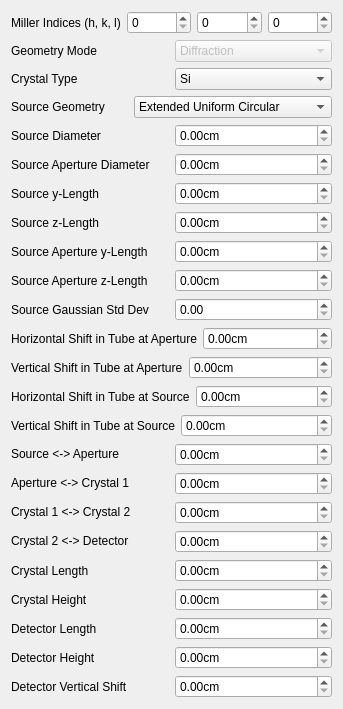
           <widget class="QWidget" name="scrollAreaWidgetContents_2">
            <property name="geometry">
             <rect>
              <x>0</x>
              <y>-474</y>
              <width>343</width>
              <height>690</height>
             </rect>
            </property>
            <layout class="QVBoxLayout" name="verticalLayout_5">
             <item>
              <layout class="QHBoxLayout" name="horizontalLayout_81">
               <item>
                <widget class="QLabel" name="sg_label_66">
                 <property name="text">
                  <string>Miller Indices (h, k, l)</string>
                 </property>
                </widget>
               </item>
               <item>
                <widget class="QSpinBox" name="spinBox_5"/>
               </item>
               <item>
                <widget class="QSpinBox" name="spinBox_6"/>
               </item>
               <item>
                <widget class="QSpinBox" name="spinBox_7"/>
               </item>
              </layout>
             </item>
             <item>
              <layout class="QHBoxLayout" name="horizontalLayout_82">
               <item>
                <widget class="QLabel" name="sg_label_78">
                 <property name="text">
                  <string>Geometry Mode</string>
                 </property>
                </widget>
               </item>
               <item>
                <widget class="QComboBox" name="src_geometry_5">
                 <property name="enabled">
                  <bool>false</bool>
                 </property>
                 <item>
                  <property name="text">
                   <string>Diffraction</string>
                  </property>
                 </item>
                 <item>
                  <property name="text">
                   <string>Transmission</string>
                  </property>
                 </item>
                </widget>
               </item>
              </layout>
             </item>
             <item>
              <layout class="QHBoxLayout" name="horizontalLayout_83">
               <item>
                <widget class="QLabel" name="sg_label_79">
                 <property name="text">
                  <string>Crystal Type</string>
                 </property>
                </widget>
               </item>
               <item>
                <widget class="QComboBox" name="src_geometry_6">
                 <property name="enabled">
                  <bool>true</bool>
                 </property>
                 <item>
                  <property name="text">
                   <string>Si</string>
                  </property>
                 </item>
                 <item>
                  <property name="text">
                   <string>Ge</string>
                  </property>
                 </item>
                </widget>
               </item>
              </layout>
             </item>
             <item>
              <layout class="QHBoxLayout" name="horizontalLayout_5">
               <item>
                <widget class="QLabel" name="sg_label">
                 <property name="text">
                  <string>Source Geometry</string>
                 </property>
                </widget>
               </item>
               <item>
                <widget class="QComboBox" name="src_geometry">
                 <item>
                  <property name="text">
                   <string>Extended Uniform Circular</string>
                  </property>
                 </item>
                 <item>
                  <property name="text">
                   <string>Extended Uniform Rectangular</string>
                  </property>
                 </item>
                 <item>
                  <property name="text">
                   <string>Point</string>
                  </property>
                 </item>
                 <item>
                  <property name="text">
                   <string>Extended Gaussian</string>
                  </property>
                 </item>
                </widget>
               </item>
              </layout>
             </item>
             <item>
              <layout class="QHBoxLayout" name="horizontalLayout_17">
               <item>
                <widget class="QLabel" name="sg_label_13">
                 <property name="text">
                  <string>Source Diameter</string>
                 </property>
                </widget>
               </item>
               <item>
                <widget class="QDoubleSpinBox" name="src_aprt_11">
                 <property name="suffix">
                  <string>cm</string>
                 </property>
                 <property name="decimals">
                  <number>2</number>
                 </property>
                 <property name="maximum">
                  <double>9999.000000000000000</double>
                 </property>
                </widget>
               </item>
              </layout>
             </item>
             <item>
              <layout class="QHBoxLayout" name="horizontalLayout_18">
               <item>
                <widget class="QLabel" name="sg_label_14">
                 <property name="text">
                  <string>Source Aperture Diameter</string>
                 </property>
                </widget>
               </item>
               <item>
                <widget class="QDoubleSpinBox" name="src_aprt_12">
                 <property name="suffix">
                  <string>cm</string>
                 </property>
                 <property name="decimals">
                  <number>2</number>
                 </property>
                 <property name="maximum">
                  <double>9999.000000000000000</double>
                 </property>
                </widget>
               </item>
              </layout>
             </item>
             <item>
              <layout class="QHBoxLayout" name="horizontalLayout_24">
               <item>
                <widget class="QLabel" name="sg_label_20">
                 <property name="text">
                  <string>Source y-Length</string>
                 </property>
                </widget>
               </item>
               <item>
                <widget class="QDoubleSpinBox" name="src_aprt_18">
                 <property name="suffix">
                  <string>cm</string>
                 </property>
                 <property name="decimals">
                  <number>2</number>
                 </property>
                 <property name="maximum">
                  <double>9999.000000000000000</double>
                 </property>
                </widget>
               </item>
              </layout>
             </item>
             <item>
              <layout class="QHBoxLayout" name="horizontalLayout_25">
               <item>
                <widget class="QLabel" name="sg_label_21">
                 <property name="text">
                  <string>Source z-Length</string>
                 </property>
                </widget>
               </item>
               <item>
                <widget class="QDoubleSpinBox" name="src_aprt_19">
                 <property name="suffix">
                  <string>cm</string>
                 </property>
                 <property name="decimals">
                  <number>2</number>
                 </property>
                 <property name="maximum">
                  <double>9999.000000000000000</double>
                 </property>
                </widget>
               </item>
              </layout>
             </item>
             <item>
              <layout class="QHBoxLayout" name="horizontalLayout_26">
               <item>
                <widget class="QLabel" name="sg_label_22">
                 <property name="text">
                  <string>Source Aperture y-Length</string>
                 </property>
                </widget>
               </item>
               <item>
                <widget class="QDoubleSpinBox" name="src_aprt_20">
                 <property name="suffix">
                  <string>cm</string>
                 </property>
                 <property name="decimals">
                  <number>2</number>
                 </property>
                 <property name="maximum">
                  <double>9999.000000000000000</double>
                 </property>
                </widget>
               </item>
              </layout>
             </item>
             <item>
              <layout class="QHBoxLayout" name="horizontalLayout_27">
               <item>
                <widget class="QLabel" name="sg_label_23">
                 <property name="text">
                  <string>Source Aperture z-Length</string>
                 </property>
                </widget>
               </item>
               <item>
                <widget class="QDoubleSpinBox" name="src_aprt_21">
                 <property name="suffix">
                  <string>cm</string>
                 </property>
                 <property name="decimals">
                  <number>2</number>
                 </property>
                 <property name="maximum">
                  <double>9999.000000000000000</double>
                 </property>
                </widget>
               </item>
              </layout>
             </item>
             <item>
              <layout class="QHBoxLayout" name="horizontalLayout_19">
               <item>
                <widget class="QLabel" name="sg_label_15">
                 <property name="text">
                  <string>Source Gaussian Std Dev</string>
                 </property>
                </widget>
               </item>
               <item>
                <widget class="QDoubleSpinBox" name="src_aprt_13">
                 <property name="suffix">
                  <string/>
                 </property>
                 <property name="decimals">
                  <number>2</number>
                 </property>
                 <property name="maximum">
                  <double>9999.000000000000000</double>
                 </property>
                </widget>
               </item>
              </layout>
             </item>
             <item>
              <layout class="QHBoxLayout" name="horizontalLayout_20">
               <item>
                <widget class="QLabel" name="sg_label_16">
                 <property name="text">
                  <string>Horizontal Shift in Tube at Aperture</string>
                 </property>
                </widget>
               </item>
               <item>
                <widget class="QDoubleSpinBox" name="src_aprt_14">
                 <property name="suffix">
                  <string>cm</string>
                 </property>
                 <property name="decimals">
                  <number>2</number>
                 </property>
                 <property name="maximum">
                  <double>9999.000000000000000</double>
                 </property>
                </widget>
               </item>
              </layout>
             </item>
             <item>
              <layout class="QHBoxLayout" name="horizontalLayout_21">
               <item>
                <widget class="QLabel" name="sg_label_17">
                 <property name="text">
                  <string>Vertical Shift in Tube at Aperture</string>
                 </property>
                </widget>
               </item>
               <item>
                <widget class="QDoubleSpinBox" name="src_aprt_15">
                 <property name="suffix">
                  <string>cm</string>
                 </property>
                 <property name="decimals">
                  <number>2</number>
                 </property>
                 <property name="maximum">
                  <double>9999.000000000000000</double>
                 </property>
                </widget>
               </item>
              </layout>
             </item>
             <item>
              <layout class="QHBoxLayout" name="horizontalLayout_22">
               <item>
                <widget class="QLabel" name="sg_label_18">
                 <property name="text">
                  <string>Horizontal Shift in Tube at Source</string>
                 </property>
                </widget>
               </item>
               <item>
                <widget class="QDoubleSpinBox" name="src_aprt_16">
                 <property name="suffix">
                  <string>cm</string>
                 </property>
                 <property name="decimals">
                  <number>2</number>
                 </property>
                 <property name="maximum">
                  <double>9999.000000000000000</double>
                 </property>
                </widget>
               </item>
              </layout>
             </item>
             <item>
              <layout class="QHBoxLayout" name="horizontalLayout_23">
               <item>
                <widget class="QLabel" name="sg_label_19">
                 <property name="text">
                  <string>Vertical Shift in Tube at Source</string>
                 </property>
                </widget>
               </item>
               <item>
                <widget class="QDoubleSpinBox" name="src_aprt_17">
                 <property name="suffix">
                  <string>cm</string>
                 </property>
                 <property name="decimals">
                  <number>2</number>
                 </property>
                 <property name="maximum">
                  <double>9999.000000000000000</double>
                 </property>
                </widget>
               </item>
              </layout>
             </item>
             <item>
              <layout class="QHBoxLayout" name="horizontalLayout_6">
               <item>
                <widget class="QLabel" name="sg_label_2">
                 <property name="text">
                  <string>Source &lt;-&gt; Aperture</string>
                 </property>
                </widget>
               </item>
               <item>
                <widget class="QDoubleSpinBox" name="src_aprt">
                 <property name="suffix">
                  <string>cm</string>
                 </property>
                 <property name="decimals">
                  <number>2</number>
                 </property>
                 <property name="maximum">
                  <double>9999.000000000000000</double>
                 </property>
                </widget>
               </item>
              </layout>
             </item>
             <item>
              <layout class="QHBoxLayout" name="horizontalLayout_7">
               <item>
                <widget class="QLabel" name="sg_label_3">
                 <property name="text">
                  <string>Aperture &lt;-&gt; Crystal 1</string>
                 </property>
                </widget>
               </item>
               <item>
                <widget class="QDoubleSpinBox" name="src_aprt_2">
                 <property name="suffix">
                  <string>cm</string>
                 </property>
                 <property name="decimals">
                  <number>2</number>
                 </property>
                 <property name="maximum">
                  <double>9999.000000000000000</double>
                 </property>
                </widget>
               </item>
              </layout>
             </item>
             <item>
              <layout class="QHBoxLayout" name="horizontalLayout_8">
               <item>
                <widget class="QLabel" name="sg_label_4">
                 <property name="text">
                  <string>Crystal 1 &lt;-&gt; Crystal 2</string>
                 </property>
                </widget>
               </item>
               <item>
                <widget class="QDoubleSpinBox" name="src_aprt_3">
                 <property name="suffix">
                  <string>cm</string>
                 </property>
                 <property name="decimals">
                  <number>2</number>
                 </property>
                 <property name="maximum">
                  <double>9999.000000000000000</double>
                 </property>
                </widget>
               </item>
              </layout>
             </item>
             <item>
              <layout class="QHBoxLayout" name="horizontalLayout_9">
               <item>
                <widget class="QLabel" name="sg_label_5">
                 <property name="text">
                  <string>Crystal 2 &lt;-&gt; Detector</string>
                 </property>
                </widget>
               </item>
               <item>
                <widget class="QDoubleSpinBox" name="src_aprt_4">
                 <property name="suffix">
                  <string>cm</string>
                 </property>
                 <property name="decimals">
                  <number>2</number>
                 </property>
                 <property name="maximum">
                  <double>9999.000000000000000</double>
                 </property>
                </widget>
               </item>
              </layout>
             </item>
             <item>
              <layout class="QHBoxLayout" name="horizontalLayout_11">
               <item>
                <widget class="QLabel" name="sg_label_7">
                 <property name="text">
                  <string>Crystal Length</string>
                 </property>
                </widget>
               </item>
               <item>
                <widget class="QDoubleSpinBox" name="src_aprt_6">
                 <property name="suffix">
                  <string>cm</string>
                 </property>
                 <property name="decimals">
                  <number>2</number>
                 </property>
                 <property name="maximum">
                  <double>9999.000000000000000</double>
                 </property>
                </widget>
               </item>
              </layout>
             </item>
             <item>
              <layout class="QHBoxLayout" name="horizontalLayout_12">
               <item>
                <widget class="QLabel" name="sg_label_8">
                 <property name="text">
                  <string>Crystal Height</string>
                 </property>
                </widget>
               </item>
               <item>
                <widget class="QDoubleSpinBox" name="src_aprt_7">
                 <property name="suffix">
                  <string>cm</string>
                 </property>
                 <property name="decimals">
                  <number>2</number>
                 </property>
                 <property name="maximum">
                  <double>9999.000000000000000</double>
                 </property>
                </widget>
               </item>
              </layout>
             </item>
             <item>
              <layout class="QHBoxLayout" name="horizontalLayout_13">
               <item>
                <widget class="QLabel" name="sg_label_9">
                 <property name="text">
                  <string>Detector Length</string>
                 </property>
                </widget>
               </item>
               <item>
                <widget class="QDoubleSpinBox" name="src_aprt_8">
                 <property name="suffix">
                  <string>cm</string>
                 </property>
                 <property name="decimals">
                  <number>2</number>
                 </property>
                 <property name="maximum">
                  <double>9999.000000000000000</double>
                 </property>
                </widget>
               </item>
              </layout>
             </item>
             <item>
              <layout class="QHBoxLayout" name="horizontalLayout_14">
               <item>
                <widget class="QLabel" name="sg_label_10">
                 <property name="text">
                  <string>Detector Height</string>
                 </property>
                </widget>
               </item>
               <item>
                <widget class="QDoubleSpinBox" name="src_aprt_9">
                 <property name="suffix">
                  <string>cm</string>
                 </property>
                 <property name="decimals">
                  <number>2</number>
                 </property>
                 <property name="maximum">
                  <double>9999.000000000000000</double>
                 </property>
                </widget>
               </item>
              </layout>
             </item>
             <item>
              <layout class="QHBoxLayout" name="horizontalLayout_15">
               <item>
                <widget class="QLabel" name="sg_label_11">
                 <property name="text">
                  <string>Detector Vertical Shift</string>
                 </property>
                </widget>
               </item>
               <item>
                <widget class="QDoubleSpinBox" name="src_aprt_10">
                 <property name="suffix">
                  <string>cm</string>
                 </property>
                 <property name="decimals">
                  <number>2</number>
                 </property>
                 <property name="maximum">
                  <double>9999.000000000000000</double>
                 </property>
                </widget>
               </item>
              </layout>
             </item>
             <item>
              <spacer name="verticalSpacer_3">
               <property name="orientation">
                <enum>Qt::Vertical</enum>
               </property>
               <property name="sizeHint" stdset="0">
                <size>
                 <width>20</width>
                 <height>40</height>
                </size>
               </property>
              </spacer>
             </item>
            </layout>
           </widget>
